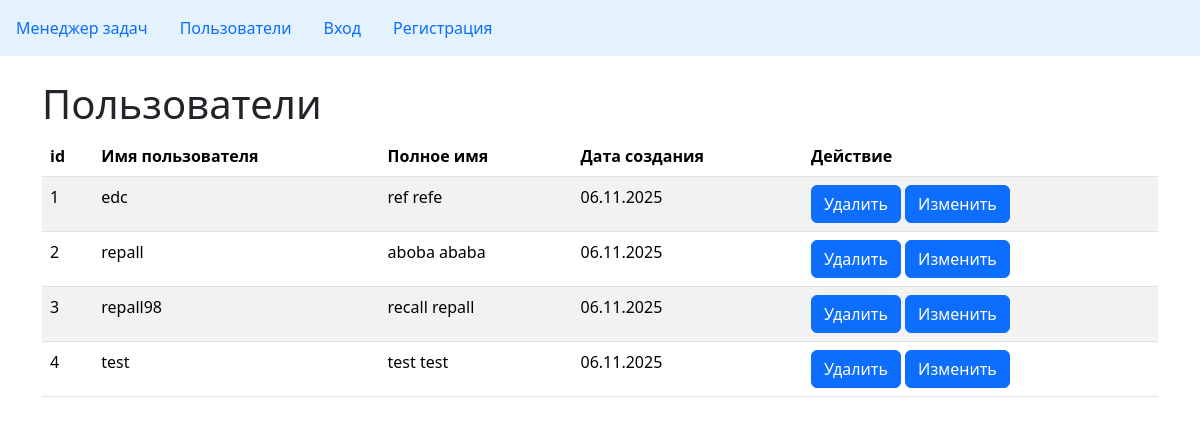
The app's page /users/, older data.
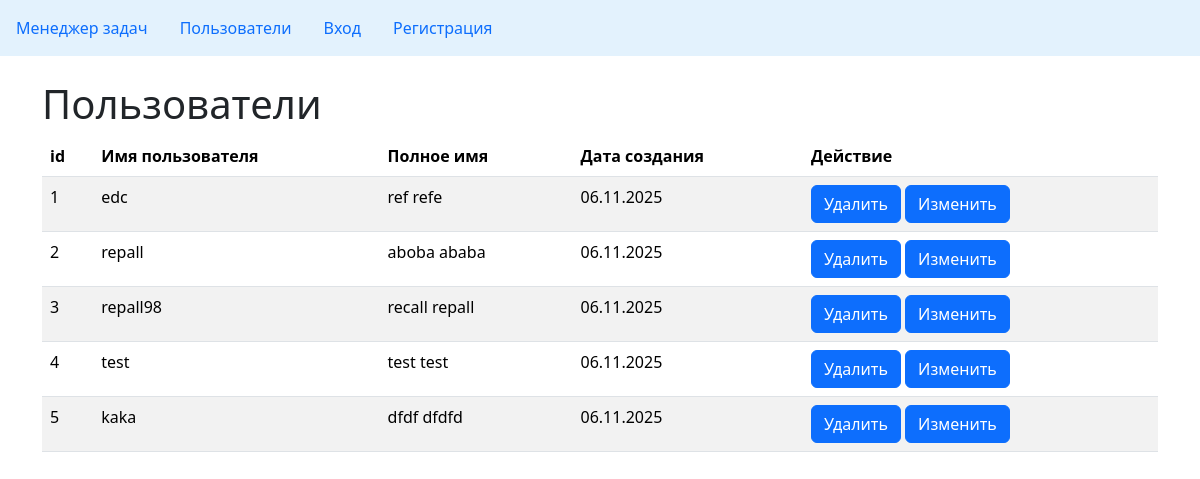
The same page, newer data.
### task_manager/users/models.py (models this page shows, shortened)
class User(AbstractUser):
    first_name = models.CharField(
        max_length=150,
        blank=False,
        verbose_name=_('First Name')
    )
    last_name = models.CharField(
        max_length=150,
        blank=False,
        verbose_name=_('Last Name')
    )
    USERNAME_FIELD = 'username'

### task_manager/users/views.py (the view)
# urls.py: path('', views.UserListView.as_view(), name='index'),
class UserListView(ListView):
    model = User
    template_name = 'users/users_list.html'
    context_object_name = 'users'
    ordering = ['id']

### task_manager/templates/users/users_list.html (shortened to what this page needs)
{% extends "base.html" %}
{% block content %}
<h1>Пользователи</h1>
<table class="table table-striped">
    <thead>
    <tr>
    <th>id</th>
    <th>Имя пользователя</th>
    <th>Полное имя</th>
    <th>Дата создания</th>
    <th>Действие</th>
    </tr>
    </thead>
    <tbody>
    {% for user in users %}
    <tr>
      <td>{{ user.id }}</td>
      <td>{{ user.username }}</td>
      <td>{{ user.first_name }} {{ user.last_name }}</td>
      <td>{{ user.date_joined|date:"d.m.Y" }}</td>
        <td class=''>
            {% if user.in_use %}
            <button class="btn btn-primary" disabled title="Невозможно удалить, пользователь в использовании">Удалить</button>
           {% else %}
            <a class="btn btn-primary" href="{% url 'users:delete' user.pk %}">Удалить</a>
           {% endif %}
            <a class="btn btn-primary" href="{% url 'users:update' user.id %}" role="button">Изменить</a>
        </td>
    </tr>
    {% endfor %}
  </tbody>
</table>
{% endblock %}

Row changes from the older to the newer data that the page shows:
added User: id "5", username "kaka", first_name "dfdf", last_name "dfdfd", date_joined "06.11.2025"
